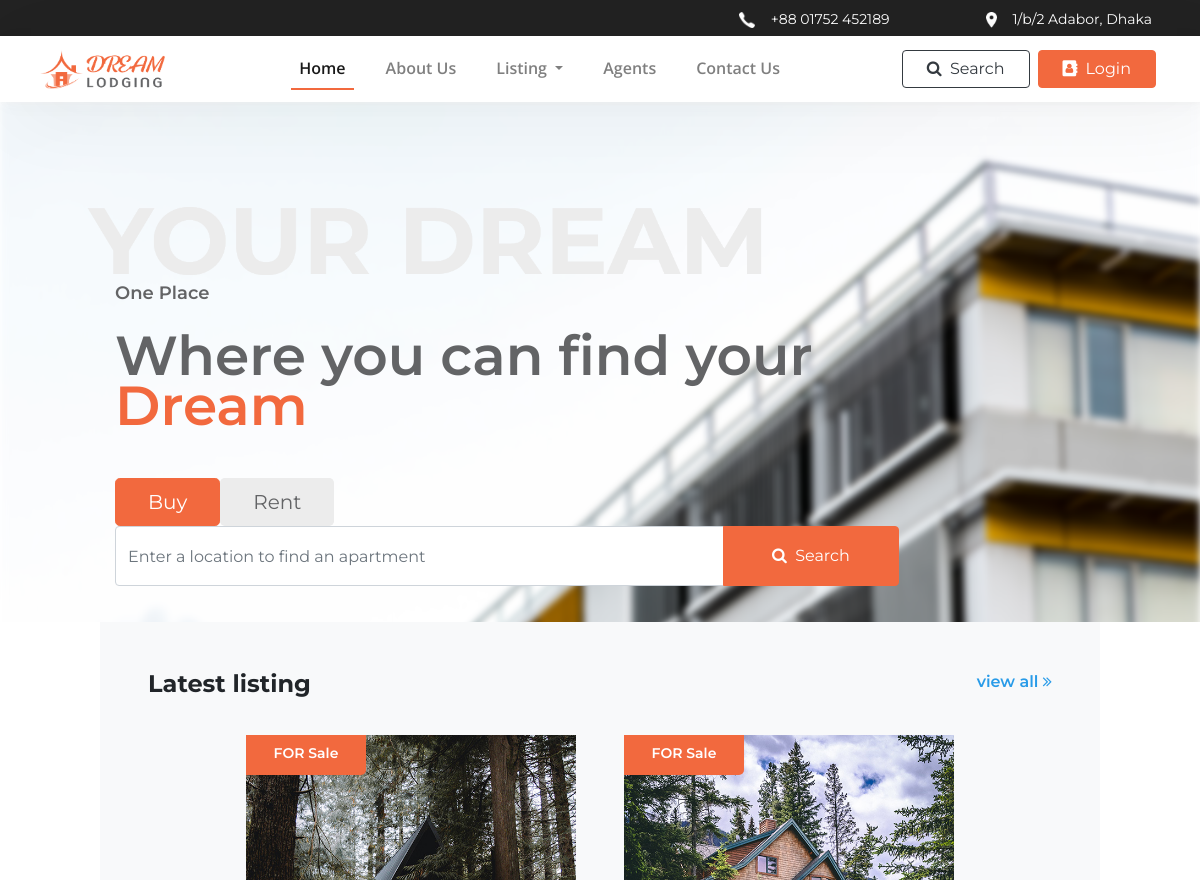
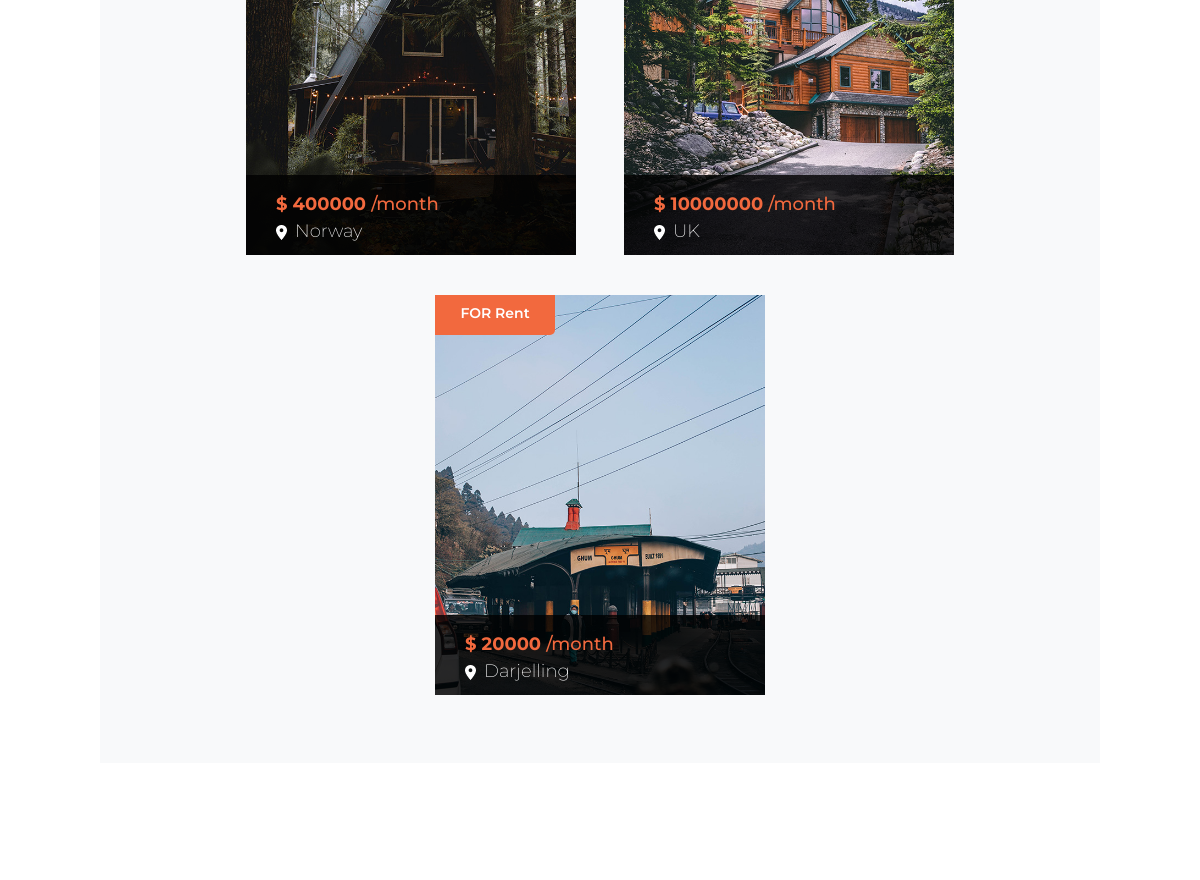
/ (upper part), run on an earlier commit of the app's database (2 pictures, top to bottom).
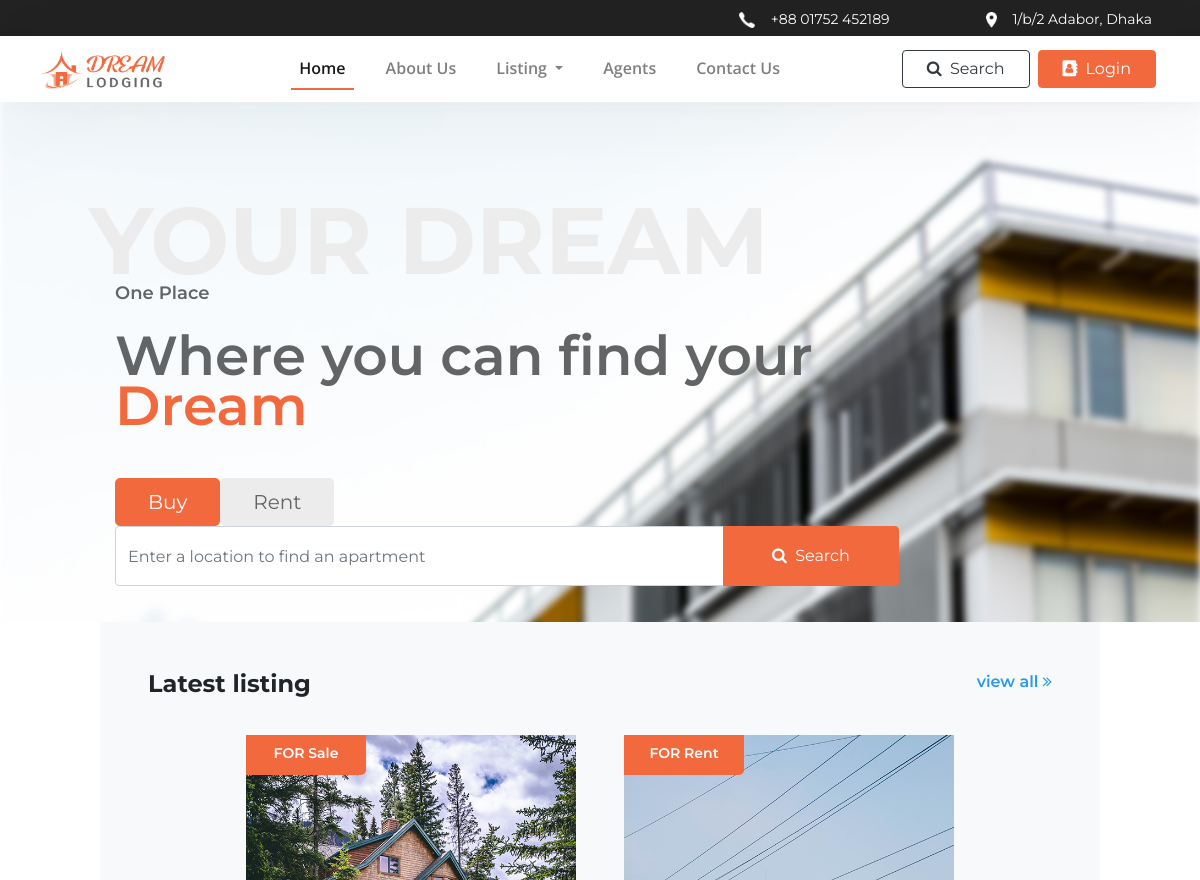
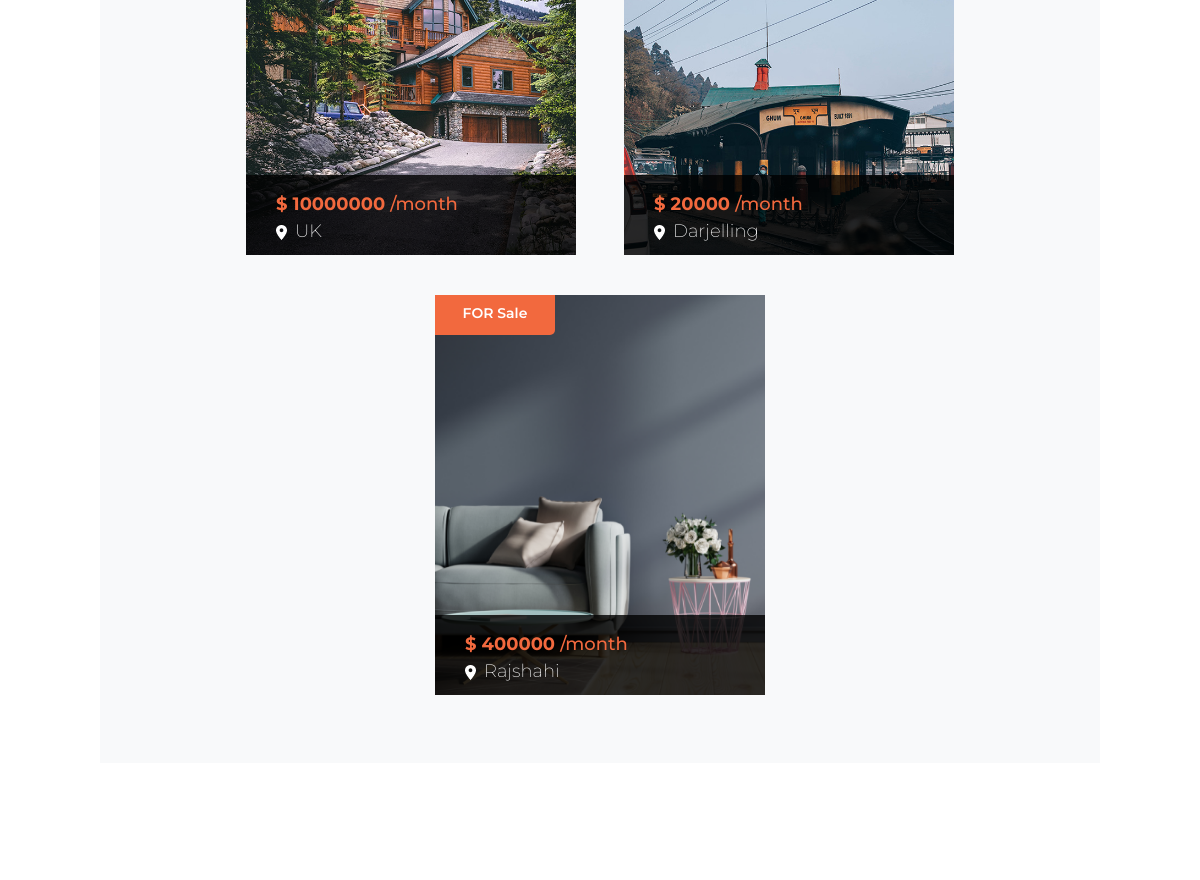
And on a later commit of the database (2 pictures, top to bottom).
### app/models.py (models this page shows, shortened)
class Apartment(models.Model):
    type=[
        ( 'Rent','Rent'),
        ( 'Sale','Sale'),
        ( 'Booked','Booked'),
    ]
    user = models.ManyToManyField(MyCustomUser, related_name='apartments')
    name = models.CharField(max_length=200, blank=True, null=True)
    type = models.CharField(max_length=20, choices=type, default='Rent')
    location =  models.CharField(max_length=200, blank=True, null=True)
    price = models.IntegerField()
    area = models.IntegerField()
    building_year = models.DateField()
    img = models.ImageField(upload_to ='apartment/')
    about = models.TextField()
    bedroom = models.IntegerField()
    living = models.IntegerField()
    dinning = models.IntegerField()
    bathroom = models.IntegerField()
    garage = models.BooleanField(default=False)
    watchman = models.BooleanField(default=False)
    garden = models.BooleanField(default=False)
    swimmingpool = models.BooleanField(default=False)
    hospital = models.BooleanField(default=False)
    shoppingmall = models.BooleanField(default=False)
    is_booked = models.BooleanField(default=False)

### app/views.py (the view)
# urls.py: path('', index, name='index'),
def index(request):
    context = {
        'latest_listing': Apartment.objects.filter(is_booked=False).order_by('-id')[:3:1],
        'rent_listing': Apartment.objects.filter(type='Rent').order_by('-id')[:5:1],
        'sale_listing': Apartment.objects.filter(
            Q(is_booked=False) & Q(type='Sale')
            ).order_by('-id')[:5:1],
        'agents': MyCustomUser.objects.filter(
            Q(is_agent=True) & Q(is_varified=True)
        ).order_by('-joined')[:5:1],
    }
    return render(request, "app/index.html", context)

### app/templates/app/index.html (shortened to what this page needs)
<!DOCTYPE html>
{% extends 'base.html' %}
{% load static %}
{% block content %}
<div class="banner col-xl-12" style="background-image:url('{% static 'imgs/banner.png' %}')">
    <div class="col-xl-9">
        <p class="banner_subtitle text-grey fw-600 my-2 py-0">One Place</p>
        <p class="banner_title text-grey fw-600 my-0 pt-3 pb-5">
            Where you can find your
            <span class="text-orange">Dream</span>
        </p>
        <ul class="nav">
            <li class="active">
                <button class="btn btn-lg btn-orange px-45" data-toggle="tab" id="btn1" onclick="btn1Function()" href="#search_buy">Buy</button>
            </li>
            <li class="">
                <button class="btn btn-lg btn-grey px-45" data-toggle="tab" id="btn2" onclick="btn2Function()" href="#search_rent">Rent</button>
            </li>
        </ul>
        <div class="tab-content">
            <div id="search_buy" class="tab-pane fade in active show">
                <form action="{% url 'app:search_result' %}" method="POST">
                    <div class="input-group">
                        <input class="form-control banner_inputbox" name="search_key" type="text" placeholder="Enter a location to find an apartment">
                        <div class="input-group-append">
                            <button class="btn btn-xl px-5 btn-orange" type="submit">
                                <i class="fa fa-search pr-1"></i>
                                <span class="banner_search_word">Search</span>
                            </button>
                        </div>
                    </div>
                </form>
            </div>
        </div>
    </div>
</div>
<div class="row mx-0 d-flex justify-content-center latest_listing">
    <div class="col-xl-10 bg-light p-5">
        <div class="row m-0 mb-2">
            <h4 class="fw-700 text-left">Latest listing</h4>
            <a href="{% url 'app:listing' %}" class="ml-auto fw-600">
                view all
                <i class='fa fa-angle-double-right' style="font-size: 16px;"></i>
            </a>
        </div>
        <div class="row m-0 d-flex justify-content-center">
            {% for i in latest_listing %}
            <a href="{% url 'app:apartment' pk=i.pk %}">
                <div class="dream_card mx-4">
                    <div class="dream_card_img" style="background-image: url('{{ i.img.url }}');">
                        <div class="non_hover_content">
                            <div class="tl_tag bg-orange d-flex justify-content-center">
                                FOR {{ i.type }}
                            </div>
                            <div class="row m-0 card_info py-3">
                                <div class="text-orange col-xl-12 p-0 fw-700 info_row">
                                    $ {{ i.price }}
                                    <span class="fw-500">/month</span>
                                </div>
                                <div class="fw-200 text-white col-xl-12 p-0">
                                    <img src="{% static 'icons/Icon material-location-on.png' %}" class="mr-1">
                                    {{ i.location }}
                                </div>
                            </div>
                        </div>
                    </div>
                </div>
            </a>
            {% endfor %}
        </div>
    </div>
</div>
<div style="height: 120px;" id="about"></div>
{% endblock %}

What changed in the data, as far as the page shows it:
no longer on this page (row edited): Apartment: type "Sale", price "400000", location "Norway"
now on this page (row unchanged): Apartment: type "Sale", price "400000", location "Rajshahi"
